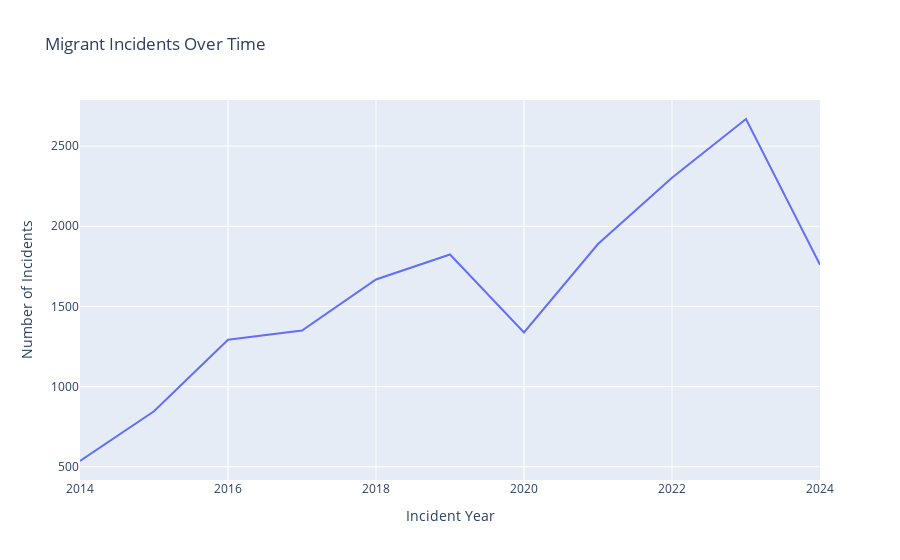

The code cell stored with this chart in its notebook:
### Code cell
import plotly.express as px

# 1. Time Series Plot (Migrant Incidents over Time)
df_time_series = df.group_by("Incident Year").agg(pl.len().alias("Number of Incidents")).sort("Incident Year")
fig_time_series = px.line(df_time_series.to_pandas(), x="Incident Year", y="Number of Incidents", title="Migrant Incidents Over Time")
fig_time_series.show()

### Figure 1 — Plotly figure (JSON) as saved in the notebook; plotly's stock layout.template omitted (floating-point values rounded to 4 significant figures)
{"data": [{"hovertemplate": "Incident Year=%{x}<br>Number of Incidents=%{y}<extra></extra>", "legendgroup": "", "line": {"color": "#636efa", "dash": "solid"}, "marker": {"symbol": "circle"}, "mode": "lines", "name": "", "orientation": "h", "showlegend": false, "type": "scatter", "x": [2014, 2015, 2016, 2017, 2018, 2019, 2020, 2021, 2022, 2023, 2024], "xaxis": "x", "y": [536, 846, 1292, 1350, 1668, 1824, 1338, 1889, 2302, 2669, 1760], "yaxis": "y"}], "layout": {"autosize": true, "legend": {"tracegroupgap": 0}, "title": {"text": "Migrant Incidents Over Time"}, "xaxis": {"anchor": "y", "autorange": true, "domain": [0, 1], "range": [2014, 2024], "title": {"text": "Incident Year"}, "type": "linear"}, "yaxis": {"anchor": "x", "autorange": true, "domain": [0, 1], "range": [417.5, 2788.0], "title": {"text": "Number of Incidents"}, "type": "linear"}}}
